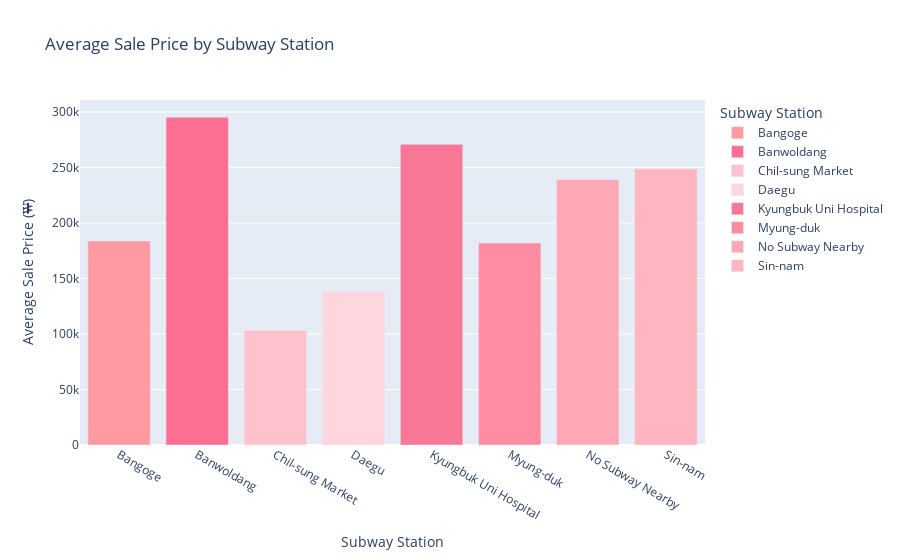

The code cell stored with this chart in its notebook:
### Markdown cell above
**Analysis:** This box plot shows how property prices vary based on the time it takes to walk to the nearest subway. As expected, places within a 0–5 minute walk tend to have the highest median sale prices and also the most expensive outliers—proximity clearly adds value. On the other hand, properties farther away, especially in the 15–20 minute range, generally go for less. Even those with no nearby bus stop tend to be priced lower. It reinforces a common real estate insight: better transit access often means higher property value.

### Code cell
# Bar chart for SalePrice vs SubwayStation:
# Group by SubwayStation to get average SalePrice:
avg_price_by_station = df.groupby('SubwayStation', as_index=False)['SalePrice'].mean()

fig = px.bar(
    avg_price_by_station,
    x='SubwayStation',
    y='SalePrice',
    title="Average Sale Price by Subway Station",
    labels={'SubwayStation': 'Subway Station', 'SalePrice': 'Average Sale Price (₩)'},
    color='SubwayStation',
    color_discrete_map={
        'Myung-duk': '#FF8DA1',
        'Kyungbuk Uni Hospital': '#F77896',
        'Sin-nam': '#FFB6C1',
        'Banwoldang': '#FF6F91',
        'Bangoge': '#FF9AA2',
        'No Subway Nearby': '#FFA8B6',
        'Chil-sung Market': '#FFC1CC',
        'Daegu': '#FFD6DD'
    }
)
fig.show()

### Figure 1 — Plotly figure (JSON) as saved in the notebook; plotly's stock layout.template omitted (floating-point values rounded to 4 significant figures)
{"data": [{"alignmentgroup": "True", "hovertemplate": "Subway Station=%{x}<br>Average Sale Price (₩)=%{y}<extra></extra>", "legendgroup": "Bangoge", "marker": {"color": "#FF9AA2", "pattern": {"shape": ""}}, "name": "Bangoge", "offsetgroup": "Bangoge", "orientation": "v", "showlegend": true, "textposition": "auto", "type": "bar", "x": ["Bangoge"], "xaxis": "x", "y": [183800.0], "yaxis": "y"}, {"alignmentgroup": "True", "hovertemplate": "Subway Station=%{x}<br>Average Sale Price (₩)=%{y}<extra></extra>", "legendgroup": "Banwoldang", "marker": {"color": "#FF6F91", "pattern": {"shape": ""}}, "name": "Banwoldang", "offsetgroup": "Banwoldang", "orientation": "v", "showlegend": true, "textposition": "auto", "type": "bar", "x": ["Banwoldang"], "xaxis": "x", "y": [295300.0], "yaxis": "y"}, {"alignmentgroup": "True", "hovertemplate": "Subway Station=%{x}<br>Average Sale Price (₩)=%{y}<extra></extra>", "legendgroup": "Chil-sung Market", "marker": {"color": "#FFC1CC", "pattern": {"shape": ""}}, "name": "Chil-sung Market", "offsetgroup": "Chil-sung Market", "orientation": "v", "showlegend": true, "textposition": "auto", "type": "bar", "x": ["Chil-sung Market"], "xaxis": "x", "y": [103100.0], "yaxis": "y"}, {"alignmentgroup": "True", "hovertemplate": "Subway Station=%{x}<br>Average Sale Price (₩)=%{y}<extra></extra>", "legendgroup": "Daegu", "marker": {"color": "#FFD6DD", "pattern": {"shape": ""}}, "name": "Daegu", "offsetgroup": "Daegu", "orientation": "v", "showlegend": true, "textposition": "auto", "type": "bar", "x": ["Daegu"], "xaxis": "x", "y": [138600.0], "yaxis": "y"}, {"alignmentgroup": "True", "hovertemplate": "Subway Station=%{x}<br>Average Sale Price (₩)=%{y}<extra></extra>", "legendgroup": "Kyungbuk Uni Hospital", "marker": {"color": "#F77896", "pattern": {"shape": ""}}, "name": "Kyungbuk Uni Hospital", "offsetgroup": "Kyungbuk Uni Hospital", "orientation": "v", "showlegend": true, "textposition": "auto", "type": "bar", "x": ["Kyungbuk Uni Hospital"], "xaxis": "x", "y": [270900.0], "yaxis": "y"}, {"alignmentgroup": "True", "hovertemplate": "Subway Station=%{x}<br>Average Sale Price (₩)=%{y}<extra></extra>", "legendgroup": "Myung-duk", "marker": {"color": "#FF8DA1", "pattern": {"shape": ""}}, "name": "Myung-duk", "offsetgroup": "Myung-duk", "orientation": "v", "showlegend": true, "textposition": "auto", "type": "bar", "x": ["Myung-duk"], "xaxis": "x", "y": [181900.0], "yaxis": "y"}, {"alignmentgroup": "True", "hovertemplate": "Subway Station=%{x}<br>Average Sale Price (₩)=%{y}<extra></extra>", "legendgroup": "No Subway Nearby", "marker": {"color": "#FFA8B6", "pattern": {"shape": ""}}, "name": "No Subway Nearby", "offsetgroup": "No Subway Nearby", "orientation": "v", "showlegend": true, "textposition": "auto", "type": "bar", "x": ["No Subway Nearby"], "xaxis": "x", "y": [239200.0], "yaxis": "y"}, {"alignmentgroup": "True", "hovertemplate": "Subway Station=%{x}<br>Average Sale Price (₩)=%{y}<extra></extra>", "legendgroup": "Sin-nam", "marker": {"color": "#FFB6C1", "pattern": {"shape": ""}}, "name": "Sin-nam", "offsetgroup": "Sin-nam", "orientation": "v", "showlegend": true, "textposition": "auto", "type": "bar", "x": ["Sin-nam"], "xaxis": "x", "y": [248800.0], "yaxis": "y"}], "layout": {"barmode": "relative", "legend": {"title": {"text": "Subway Station"}, "tracegroupgap": 0}, "title": {"text": "Average Sale Price by Subway Station"}, "xaxis": {"anchor": "y", "categoryarray": ["Bangoge", "Banwoldang", "Chil-sung Market", "Daegu", "Kyungbuk Uni Hospital", "Myung-duk", "No Subway Nearby", "Sin-nam"], "categoryorder": "array", "domain": [0, 1], "title": {"text": "Subway Station"}}, "yaxis": {"anchor": "x", "domain": [0, 1], "title": {"text": "Average Sale Price (₩)"}}}}
